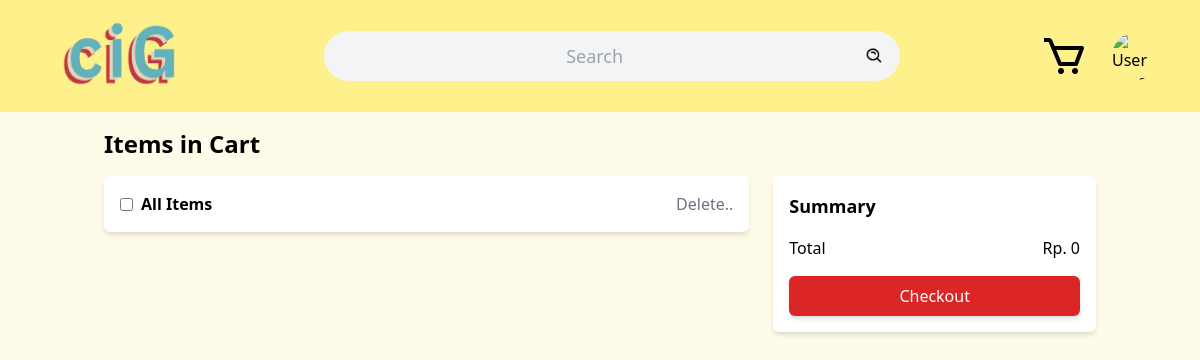
Before: /cart.php (signed in) with the older database file.
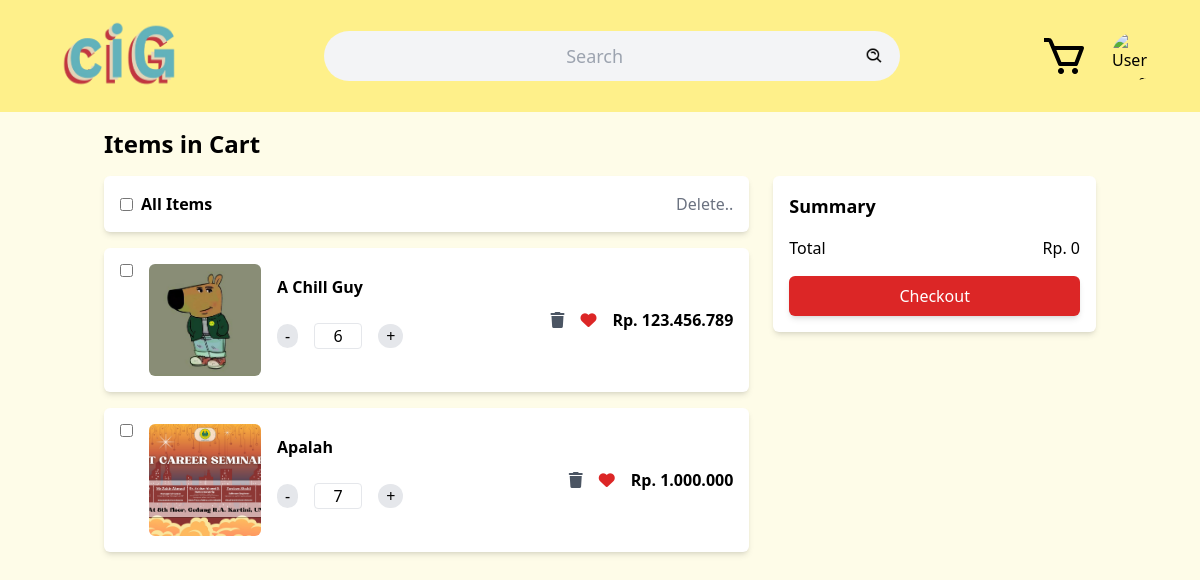
After: the same page with the newer database file.
### tables this page shows
CREATE TABLE IF NOT EXISTS `cart` (
  `ID_cart` int NOT NULL AUTO_INCREMENT,
  `ID_user` int DEFAULT NULL,
  `ID_produk` int DEFAULT NULL,
  `qty` int DEFAULT NULL,
  `total_harga` int DEFAULT NULL,
  PRIMARY KEY (`ID_cart`),
  KEY `user_cart` (`ID_user`),
  KEY `produk_cart` (`ID_produk`)
);

CREATE TABLE IF NOT EXISTS `produk` (
  `ID_produk` int NOT NULL AUTO_INCREMENT,
  `ID_kategori` int DEFAULT NULL,
  `nama` varchar(500) DEFAULT NULL,
  `deskripsi` varchar(500) DEFAULT NULL,
  `harga` int DEFAULT NULL,
  `foto` varchar(500) NOT NULL,
  `stok` int DEFAULT NULL,
  `terjual` int DEFAULT NULL,
  `waktuditambahkan` date NOT NULL,
  `statusproduk` enum('available','unavailable') NOT NULL DEFAULT 'available',
  `ID_discount` int DEFAULT NULL,
  PRIMARY KEY (`ID_produk`),
  KEY `nama` (`nama`),
  KEY `ID_kategori` (`ID_kategori`)
);

### public/cart.php (the view, shortened to what this page needs)
<?php
require './sess.php';
$iduser = $_SESSION['id'];
$query = 'SELECT * FROM cart NATURAL JOIN produk WHERE ID_user = ?';
$stmt = $conn->prepare($query);
$stmt->bind_param('i', $iduser);
$stmt->execute();
?>
<!DOCTYPE html>
<html lang="en">
<head>
  <link rel="stylesheet" href="./css/style5.css">
  <link href="https://cdnjs.cloudflare.com/ajax/libs/font-awesome/6.0.0/css/all.min.css" rel="stylesheet">
</head>
<body class="bg-yellow-50 font-sans">
  <div class="bg-yellow-200 sticky top-0 flex justify-between items-center p-4">
    <a href="dashboard.php">
      <img src="./photo/ciG.png" alt="ciGCentral" class="w-32 h-20 ml-10">
    </a>
    <div class="relative flex items-center w-3/4 max-w-xl p-2 mx-auto bg-gray-100 rounded-full">
      <form action="" class="flex items-center w-full">
        <input type="text" name="search" value="<?php if (isset($_GET['search'])) {
          echo $_GET['search'];
        } ?>" placeholder="Search" class="w-full text-lg text-center bg-transparent outline-none">
        <button type="submit" class="p-2"><img src="./photo/search.png" width="20" height="20" alt="Search"></button>
      </form>
    </div>
    <div class="flex items-center space-x-6 mr-6">
      <a href="cart.php">
        <img src="./photo/cart.png" class="w-12 cursor-pointer">
      </a>
      <div class="relative">
        <img src="./photo/<?php echo $_SESSION['fotouser']; ?>" class="w-12 h-12 rounded-full cursor-pointer"
          alt="User profile" id="profileIcon">
      </div>
    </div>
  </div>
  <main class="max-w-5xl mx-auto p-4">
    <h1 class="text-2xl font-bold mb-4">Items in Cart</h1>
    <section class="flex gap-6">
      <div class="w-2/3">
        <div class="bg-white shadow-md rounded-md p-4 mb-4">
          <div class="flex items-center justify-between">
            <label class="flex items-center">
              <input type="checkbox" id="selectAll" class="mr-2">
              <span class="font-semibold">All Items</span>
            </label>
            <button id="deleteSelected" class="text-gray-500">Delete..</button>
          </div>
        </div>
        <?php
        $result = $stmt->get_result();
        $items = $result->fetch_all(MYSQLI_ASSOC);
        foreach ($items as $product => $value) {
          $sr = $product + 1;
          $idprod = $value['ID_produk'];
          $idcart = $value['ID_cart'];
          $stmtwl = $conn->prepare("SELECT * FROM wishlist WHERE ID_user = ? AND ID_produk = ?");
          $stmtwl->bind_param("ii", $iduser, $idprod);
          $stmtwl->execute();
          $resultwl = $stmtwl->get_result();
          $inwl = $resultwl->num_rows > 0;
          echo "
          <div class='bg-white shadow-md rounded-md p-4 flex items-center gap-4 mb-4'>
            <input type='checkbox' class='itemCheckbox self-start' value='$idcart'>
            <input type='hidden' class='idprod' value='$idprod'>
            <input type='hidden' id='iduser' value='$iduser'>
            <img src='./products/$value[foto]' alt='Jacket' class='w-28 h-28 rounded-md object-cover'>
            <div class='flex-1'>
              <h2 class='font-semibold'> $value[nama]</h2>
              <div class='flex items-center mt-2 gap-4 py-4'>
                <button class='bg-gray-200 rounded-full px-2 quantity-button decrease onclick='updateSubtotal();' data-action='decrease''>-</button>
                <input type='number' class='quantity w-12 text-center border rounded' id='$value[ID_produk]' value='$value[qty]' min='1'>
                <button class='bg-gray-200 rounded-full px-2 quantity-button increase onclick='updateSubtotal();' data-action='increase''>+</button>
              </div>
            </div>
            <div class='text-right flex items-center gap-4'>
              <button id='trashButton$sr' data-product-id='$value[ID_produk]' onclick='deleteCart($value[ID_cart])'>
                <i id='trashIcon$sr' class='fas fa-trash text-gray-600'></i>
              </button>
              <button id='loveButton$sr' data-product-id='$value[ID_produk]' onclick='toggleHeart($value[ID_produk])'>
  <i id='heartIcon$sr' class='" . ($inwl ? 'fas' : 'far') . " fa-heart text-red-600  '></i>
</button>
              <p class='font-semibold price'>Rp. " . number_format($value['harga'], 0, ',', '.') . "<input type='hidden' class='iprice' id='iprice' value='$value[harga]'></p>
            </div>
          </div>";
        } ?>
      </div>
      <div class="w-1/3">
        <div class="bg-white shadow-md rounded-md p-4">
          <h2 class="text-lg font-bold">Summary</h2>
          <div class="flex justify-between items-center mt-4">
            <span>Total</span>
            <span id="totalPrice">Rp. 0</span>
          </div>
          <a href="#checkout">
            <button class="bg-red-600 text-white w-full py-2 mt-4 rounded-md shadow-md hover:bg-red-700">
              Checkout
            </button>
          </a>
        </div>
      </div>
    </section>
  </main>
</body>
</html>

Changed rows visible on the page:
added cart: ID_produk.foto (picture), ID_produk.nama "A Chill Guy", qty "6", ID_produk.harga "123.456.789"
added cart: ID_produk.foto (picture), ID_produk.nama "Apalah", qty "7", ID_produk.harga "1.000.000"
